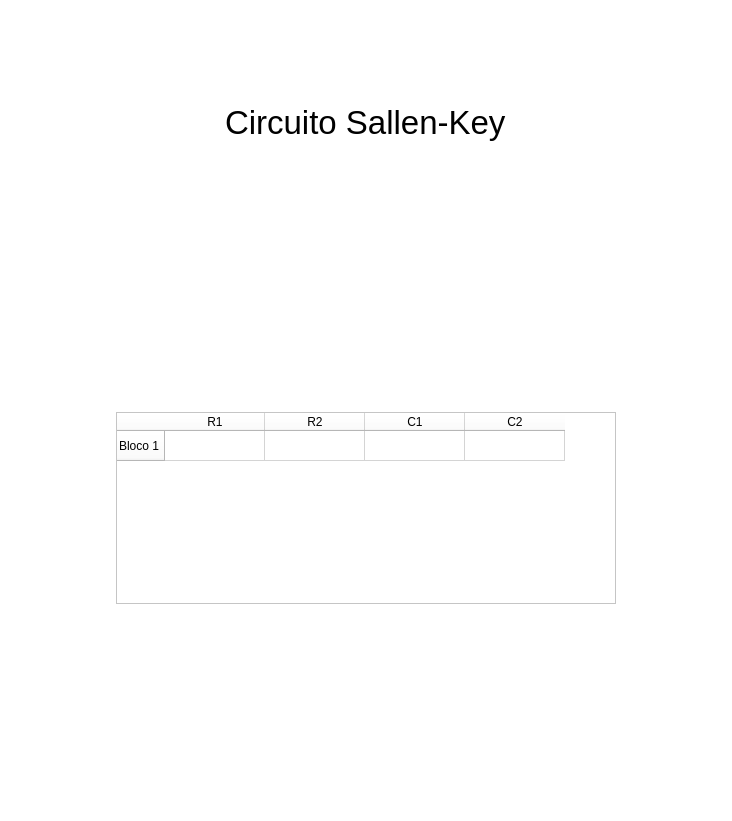
<?xml version="1.0" encoding="UTF-8"?>
<ui version="4.0">
 <class>SecondWindow</class>
 <widget class="QMainWindow" name="SecondWindow">
  <property name="geometry">
   <rect>
    <x>0</x>
    <y>0</y>
    <width>732</width>
    <height>821</height>
   </rect>
  </property>
  <property name="windowTitle">
   <string>MainWindow</string>
  </property>
  <property name="styleSheet">
   <string notr="true">background-color: white</string>
  </property>
  <widget class="QWidget" name="centralwidget">
   <layout class="QGridLayout" name="gridLayout">
    <item row="0" column="0">
     <widget class="QWidget" name="widget" native="true">
      <layout class="QGridLayout" name="gridLayout_2">
       <item row="1" column="0">
        <widget class="QWidget" name="widget_2" native="true">
         <layout class="QGridLayout" name="gridLayout_4">
          <item row="2" column="0" colspan="2">
           <widget class="QWidget" name="transfer_widget" native="true">
            <layout class="QGridLayout" name="gridLayout_3">
             <item row="1" column="0">
              <widget class="QLabel" name="label_5">
               <property name="font">
                <font>
                 <pointsize>15</pointsize>
                </font>
               </property>
               <property name="text">
                <string/>
               </property>
              </widget>
             </item>
             <item row="0" column="0" colspan="2" alignment="Qt::AlignHCenter|Qt::AlignVCenter">
              <widget class="QTableWidget" name="tableWidget">
               <property name="minimumSize">
                <size>
                 <width>500</width>
                 <height>0</height>
                </size>
               </property>
               <property name="maximumSize">
                <size>
                 <width>400</width>
                 <height>16777215</height>
                </size>
               </property>
               <property name="baseSize">
                <size>
                 <width>1</width>
                 <height>0</height>
                </size>
               </property>
               <row>
                <property name="text">
                 <string>Bloco 1</string>
                </property>
               </row>
               <column>
                <property name="text">
                 <string>R1</string>
                </property>
               </column>
               <column>
                <property name="text">
                 <string>R2</string>
                </property>
               </column>
               <column>
                <property name="text">
                 <string>C1</string>
                </property>
               </column>
               <column>
                <property name="text">
                 <string>C2</string>
                </property>
               </column>
              </widget>
             </item>
            </layout>
           </widget>
          </item>
          <item row="0" column="0" colspan="2">
           <widget class="QWidget" name="header" native="true">
            <layout class="QGridLayout" name="gridLayout_5">
             <item row="0" column="0" alignment="Qt::AlignHCenter">
              <widget class="QLabel" name="label">
               <property name="font">
                <font>
                 <pointsize>25</pointsize>
                </font>
               </property>
               <property name="text">
                <string>Circuito Sallen-Key</string>
               </property>
              </widget>
             </item>
             <item row="1" column="0">
              <widget class="QLabel" name="label_2">
               <property name="text">
                <string/>
               </property>
               <property name="pixmap">
                <pixmap resource="images/fonte.qrc">:/newPrefix/sallen2.png</pixmap>
               </property>
               <property name="scaledContents">
                <bool>true</bool>
               </property>
              </widget>
             </item>
            </layout>
           </widget>
          </item>
         </layout>
        </widget>
       </item>
      </layout>
     </widget>
    </item>
   </layout>
  </widget>
  <widget class="QMenuBar" name="menubar">
   <property name="geometry">
    <rect>
     <x>0</x>
     <y>0</y>
     <width>732</width>
     <height>22</height>
    </rect>
   </property>
  </widget>
  <widget class="QStatusBar" name="statusbar"/>
 </widget>
 <resources>
  <include location="images/fonte.qrc"/>
 </resources>
 <connections/>
</ui>
